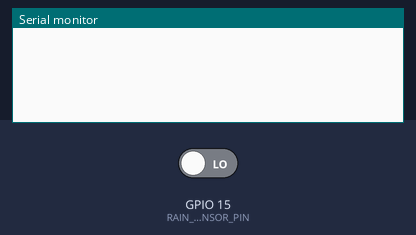
Bench run of a sketch on a simulated ESP32. On the bench: the last lines printed to the serial monitor. Inputs (shaded band) come from the test bench; at power-on: GPIO 15 (RAIN_SENSOR_PIN) LOW.

Above: at 1.2 s.
1.3 s: GPIO 15 (RAIN_SENSOR_PIN) driven HIGH
At 2.2 s:
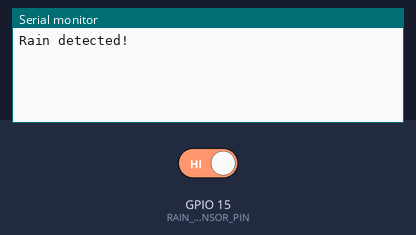
2.8 s: GPIO 15 (RAIN_SENSOR_PIN) driven LOW
At 3.3 s:
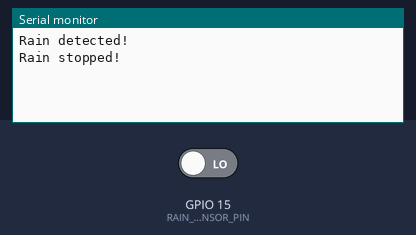

Measured:
- after the input at 1.3 s, the serial monitor: prints a new line at once (image 1)
- after the input at 2.8 s, the serial monitor: prints a new line at once (image 2)

The sketch:

Rain_Sensor_ESP32.ino
```cpp
#define RAIN_SENSOR_PIN  15 // The ESP32 pin GPIO25 connected to the sound sensor

int rain_state      = LOW; // current  state of rain sensor's pin
int prev_rain_state = LOW; // previous state of rain sensor's pin

void setup() {
  Serial.begin(9600);              // initialize serial
  pinMode(RAIN_SENSOR_PIN, INPUT); // set ESP32 pin to input mode
}

void loop() {
  prev_rain_state = rain_state;             // store old state
  rain_state  = digitalRead(RAIN_SENSOR_PIN); // read new state

  if (prev_rain_state == LOW && rain_state == HIGH) { // pin state change: LOW -> HIGH
    Serial.println("Rain detected!");
  }
  else
  if (prev_rain_state == HIGH && rain_state == LOW) { // pin state change: HIGH -> LOW
    Serial.println("Rain stopped!");
  }
}
```
